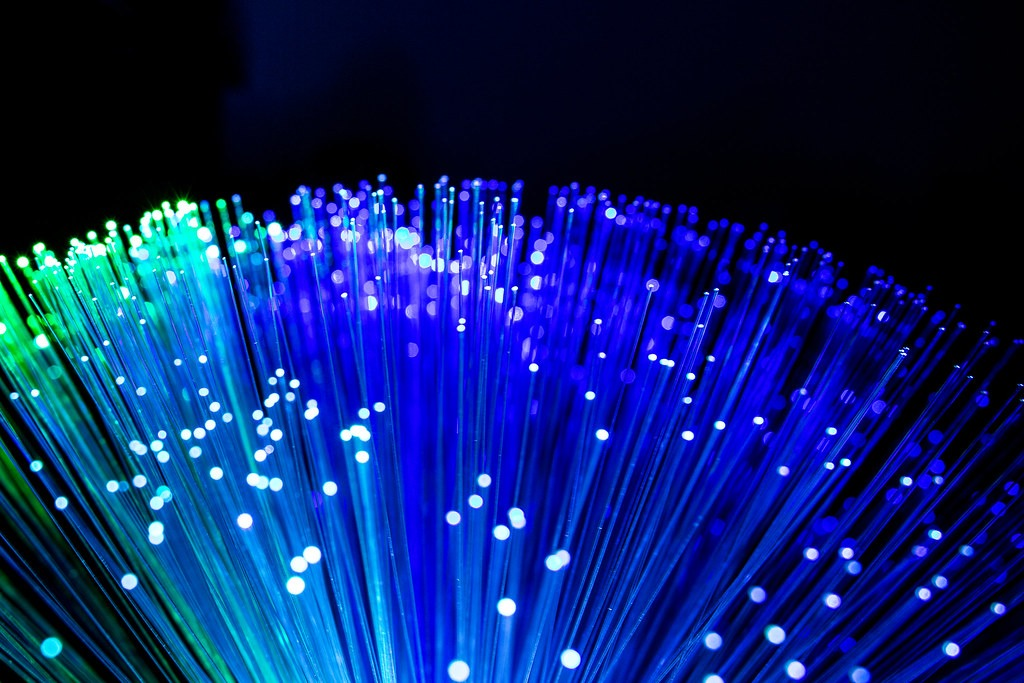
#> input picture media/cinema_02b4ffc289/photo_02.jpg, 1024 x 683 px
$ python -i own_image_lab.py   (imports and definitions only)
#> lines starting #> are read from the running program, lines starting #| are printed output that depends on the picture
#> further down, picture is the input picture: PIL image 1024x683 RGB; mean R, G, B 10.8, 36, 110.7
"""Zyphere Own Image Lab — built entirely in-house (Python + Pillow + maths).

NO external image API. Twelve engineer modules compose an image:
 01 prompt parser   02 palette harmoniser   03 mesh lighting   04 noise texture
 05 depth layers    06 subject silhouette   07 ornament         08 rule-of-thirds layout
 09 typography      10 film grain/vignette  11 self-critique    12 export manifest

Leap-forward passes from advanced_filters.py (edge-aware smoothing, colour harmony,
flow-field/fractal texture, multi-scale local contrast, Laplacian sharpness metric)
are composed after pass 10; the original twelve engineer modules are all kept.

HONEST LIMIT: this is algorithmic design composition, NOT a diffusion model.
Photorealistic faces/scenes like the reference samples require a trained model
and GPU; we do not have one. The lab produces real, inspectable PNG artefacts
that our engineers can keep improving without outside services.
"""
import os, math, json, time, hashlib, random
from PIL import Image, ImageDraw, ImageFont, ImageFilter, ImageEnhance
# finish4k
import advanced_filters as af

ROOT = os.path.dirname(os.path.abspath(__file__))
MEDIA = os.path.join(ROOT, "media")
W, H = 2160, 3840
RW, RH = 1080, 1920  # render at quarter pixels, upscale to true 4K
FONT = os.path.join(MEDIA, "fonts", "NotoSansThai.ttf")


# [141 lines left out: functions font, parse_prompt, palette, mesh, texture, depth and 5 more, not called in this run]


# --- engineer 10: film grain + vignette ---------------------------------------
def finish(img):
    d = ImageDraw.Draw(img)
    w, h = img.size
#> w = 1024; h = 683
    ov = Image.new("L", (w, h), 0)
#> ov: PIL image 1024x683 L; every value is 0
    od = ImageDraw.Draw(ov)
    od.ellipse((int(-w*.16), int(-h*.16), int(w*1.16), int(h*1.16)), fill=225)
    ov = ov.filter(ImageFilter.GaussianBlur(int(min(w, h)*.11)))
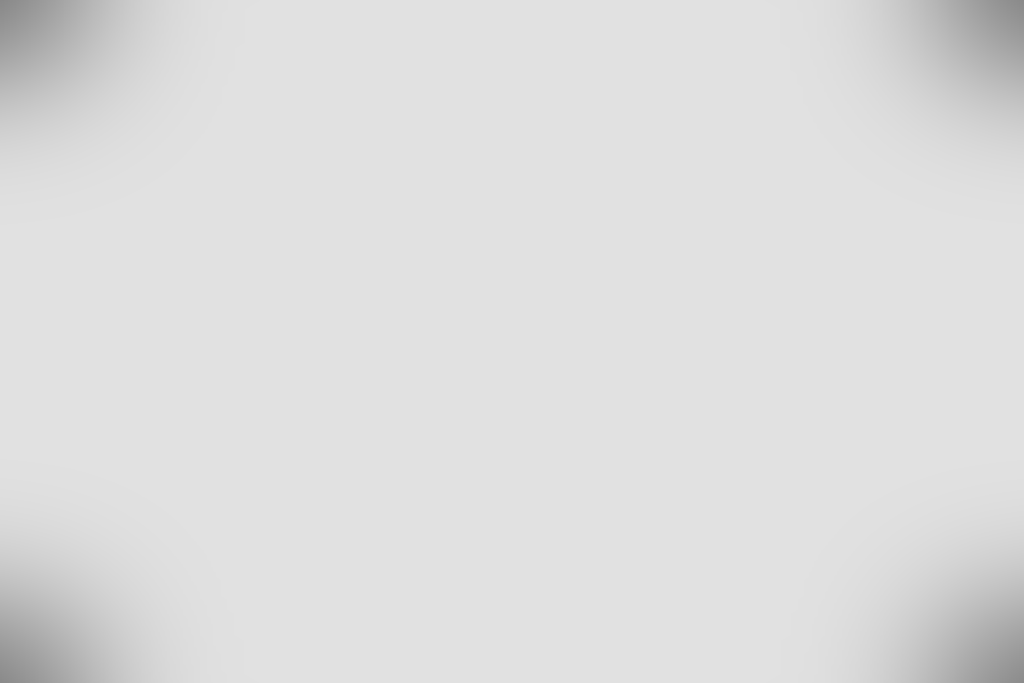
#> ov: PIL image 1024x683 L; min 137, max 225, mean 221
    img = Image.composite(img, Image.new("RGB", img.size, (2, 8, 14)), ov)
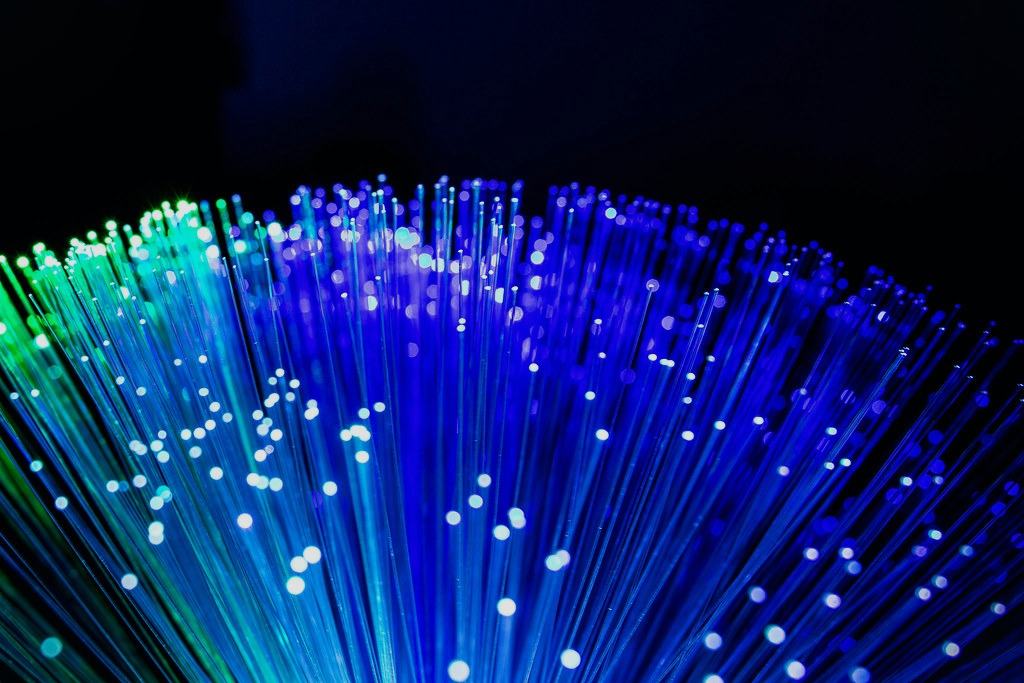
#> img: PIL image 1024x683 RGB; mean R, G, B 9.6, 32.7, 98.9
    img = ImageEnhance.Contrast(img).enhance(1.10)
    img = ImageEnhance.Sharpness(img).enhance(1.10)
    return img


# --- engineer 11: self-critique ------------------------------------------------
# [44 lines left out: functions critique, generate, not called in this run]


# [2 lines not run here, left out]

>>> from PIL import Image
>>> picture = Image.open('media/cinema_02b4ffc289/photo_02.jpg')
>>> result = finish(picture)

$ run again, on media/cinema_02b4ffc289/photo_03.jpg
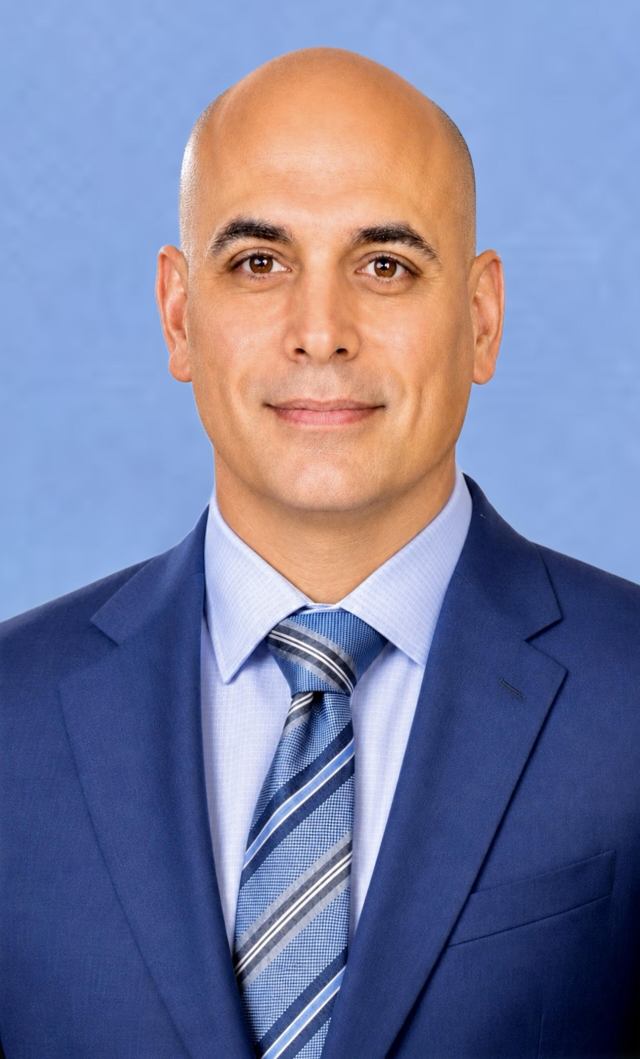
#> input picture media/cinema_02b4ffc289/photo_03.jpg, 1920 x 3176 px (shown at 1/3 size)
#> picture is the input picture: PIL image 1920x3176 RGB; mean R, G, B 122.5, 126.3, 159.4
#> in finish, `img = Image.composite(img, Image.new("RGB", img.size, (2, 8, 14)), ov)`:
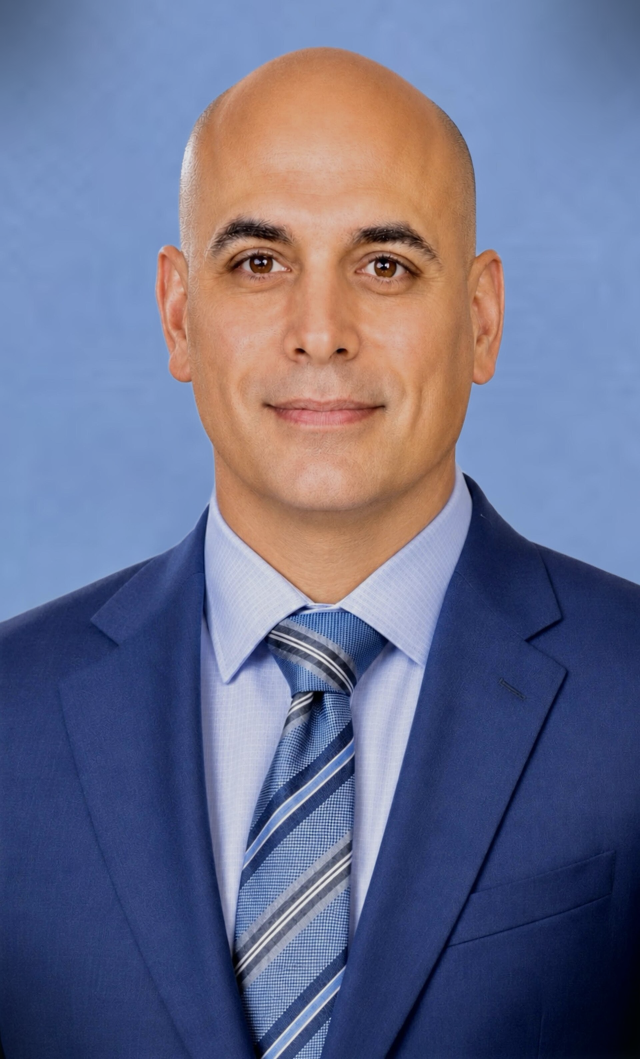
#> img: PIL image 1920x3176 RGB (shown at 1/3 size); mean R, G, B 107.1, 110.9, 140.1
